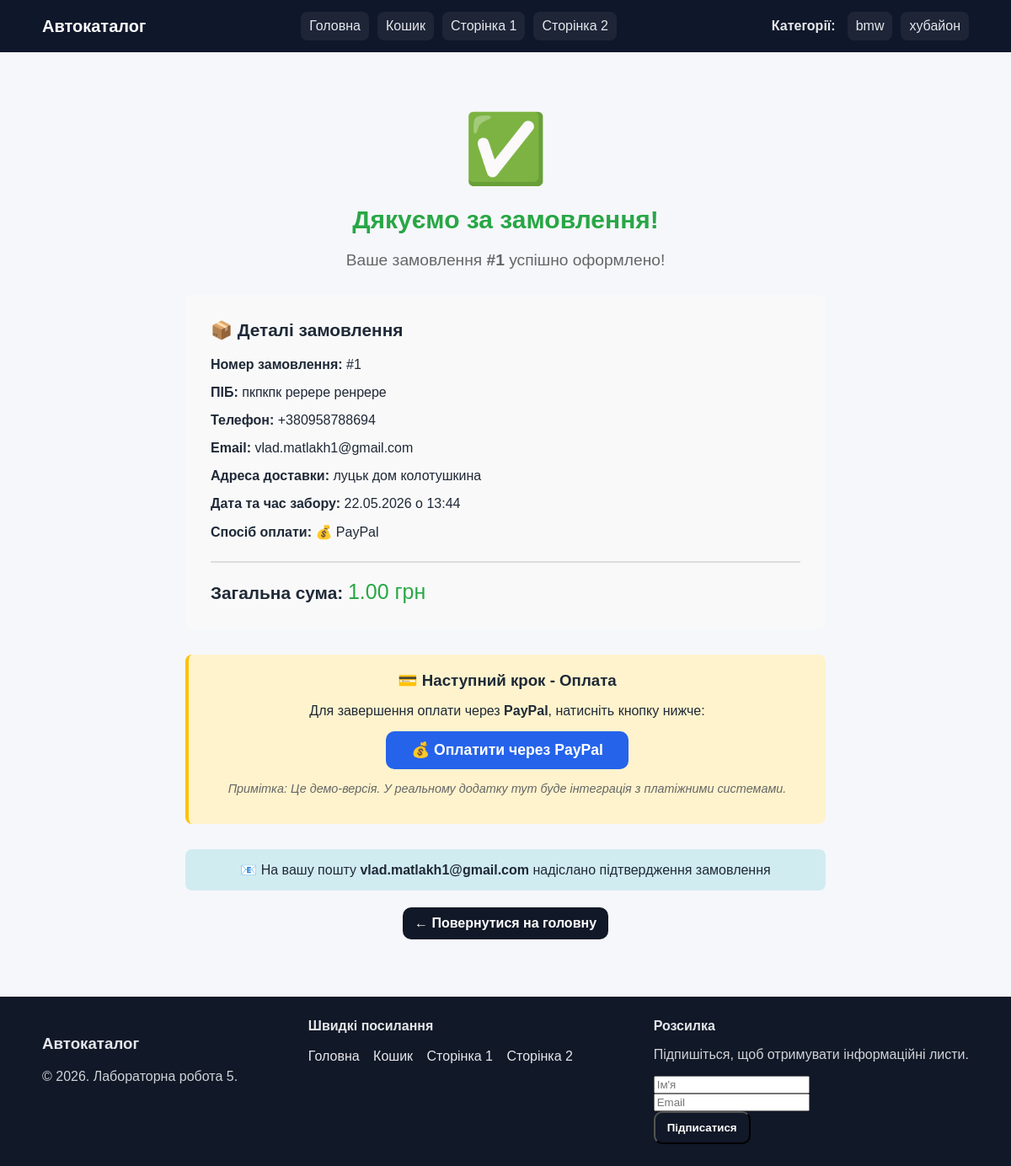
The page /order/success/1/ on the database its author committed.
### Car/models.py (models this page shows, shortened)
class Brand(models.Model):
    name = models.CharField(max_length=100)
    created_at = models.DateTimeField(auto_now_add=True)
    updated_at = models.DateTimeField(auto_now=True)

class Order(models.Model):
    PAYMENT_METHOD_CHOICES = [
        ('paypal', 'PayPal'),
        ('card', 'Банківська картка'),
    ]
    STATUS_CHOICES = [
        ('pending', 'Очікує оплати'),
        ('paid', 'Оплачено'),
        ('processing', 'В обробці'),
        ('delivered', 'Доставлено'),
        ('cancelled', 'Скасовано'),
    ]
    full_name = models.CharField(max_length=200, verbose_name="Повне ім'я")
    phone = models.CharField(max_length=20, verbose_name="Номер телефону")
    email = models.EmailField(verbose_name="Email")
    delivery_address = models.TextField(verbose_name="Адреса доставки")
    delivery_date = models.DateField(verbose_name="Дата доставки")
    delivery_time = models.TimeField(verbose_name="Час доставки")
    payment_method = models.CharField(
        max_length=10,
        choices=PAYMENT_METHOD_CHOICES,
        verbose_name="Спосіб оплати"
    )
    total_price = models.DecimalField(max_digits=10, decimal_places=2, verbose_name="Загальна сума")
    cart_data = models.JSONField(verbose_name="Дані кошика")  # Зберігаємо інформацію про товари
    status = models.CharField(
        max_length=20,
        choices=STATUS_CHOICES,
        default='pending',
        verbose_name="Статус"
    )
    notes = models.TextField(blank=True, verbose_name="Додаткові примітки")
    created_at = models.DateTimeField(auto_now_add=True)
    updated_at = models.DateTimeField(auto_now=True)
    class Meta:
        ordering = ['-created_at']
        verbose_name = "Замовлення"
        verbose_name_plural = "Замовлення"

### Car/views.py (the view)
# urls.py: path('order/success/<int:order_id>/', views.order_success, name='order_success'),
def order_success(request, order_id: int):
    brands = _get_brands()
    order = get_object_or_404(Order, pk=order_id)
    return render(
        request,
        "Car/order_success.html",
        {
            "brands": brands,
            "order": order,
        },
    )

### Car/views.py (called while the page is built)
def _get_brands():
    return Brand.objects.all()

### Car/templates/Car/order_success.html (shortened to what this page needs)
{% extends 'base.html' %}
{% block content %}
<div style="max-width: 800px; margin: 0 auto; text-align: center; padding: 40px 20px;">
    <div style="font-size: 80px; margin-bottom: 20px;">✅</div>
    <h1 class="page-title" style="color: #28a745;">Дякуємо за замовлення!</h1>
    <p style="font-size: 1.2em; margin-bottom: 30px; color: #666;">
        Ваше замовлення <b>#{{ order.pk }}</b> успішно оформлено!
    </p>
    <div style="background: #f9f9f9; padding: 30px; border-radius: 8px; text-align: left; margin-bottom: 30px;">
        <h2 style="margin-top: 0; margin-bottom: 20px; font-size: 1.3em;">📦 Деталі замовлення</h2>
        <div style="margin-bottom: 15px;">
            <strong>Номер замовлення:</strong> #{{ order.pk }}
        </div>
        <div style="margin-bottom: 15px;">
            <strong>ПІБ:</strong> {{ order.full_name }}
        </div>
        <div style="margin-bottom: 15px;">
            <strong>Телефон:</strong> {{ order.phone }}
        </div>
        <div style="margin-bottom: 15px;">
            <strong>Email:</strong> {{ order.email }}
        </div>
        <div style="margin-bottom: 15px;">
            <strong>Адреса доставки:</strong> {{ order.delivery_address }}
        </div>
        <div style="margin-bottom: 15px;">
            <strong>Дата та час забору:</strong> {{ order.delivery_date|date:"d.m.Y" }} о {{ order.delivery_time|time:"H:i" }}
        </div>
        <div style="margin-bottom: 15px;">
            <strong>Спосіб оплати:</strong>
            {% if order.payment_method == 'paypal' %}
                💰 PayPal
            {% else %}
                💳 Банківська картка
            {% endif %}
        </div>
        <div style="margin-top: 25px; padding-top: 20px; border-top: 2px solid #ddd;">
            <div style="font-size: 1.3em;">
                <strong>Загальна сума:</strong> <span style="color: #28a745; font-size: 1.2em;">{{ order.total_price }} грн</span>
            </div>
        </div>
    </div>
    <div style="background: #fff3cd; padding: 20px; border-radius: 8px; border-left: 4px solid #ffc107; margin-bottom: 30px;">
        <h3 style="margin-top: 0; margin-bottom: 10px;">💳 Наступний крок - Оплата</h3>
        <p style="margin-bottom: 15px;">
            {% if order.payment_method == 'paypal' %}
                Для завершення оплати через <b>PayPal</b>, натисніть кнопку нижче:
            {% else %}
                Для завершення оплати <b>банківською карткою</b>, натисніть кнопку нижче:
            {% endif %}
        </p>
        {% if order.payment_method == 'paypal' %}
            <a href="#" class="btn btn-primary" style="font-size: 1.1em; padding: 12px 30px; text-decoration: none; display: inline-block;">
                💰 Оплатити через PayPal
            </a>
        {% else %}
            <a href="#" class="btn btn-primary" style="font-size: 1.1em; padding: 12px 30px; text-decoration: none; display: inline-block;">
                💳 Оплатити карткою
            </a>
        {% endif %}
        <p style="margin-top: 15px; font-size: 0.9em; color: #666;">
            <i>Примітка: Це демо-версія. У реальному додатку тут буде інтеграція з платіжними системами.</i>
        </p>
    </div>
    <div style="background: #d1ecf1; padding: 15px; border-radius: 8px; margin-bottom: 20px;">
        📧 На вашу пошту <b>{{ order.email }}</b> надіслано підтвердження замовлення
    </div>
    <a href="{% url 'home' %}" class="btn btn-secondary" style="text-decoration: none; display: inline-block;">
        ← Повернутися на головну
    </a>
</div>
{% endblock %}

### templates/base.html (shortened to what this page needs)
<!DOCTYPE html>
<html lang="uk">
    <head>
        {% load static %}
        <link rel="stylesheet" href="{% static 'Car/styles.css' %}">
    </head>
    <body>
        <header class="site-header">
            <div class="container header-inner">
                <a class="site-logo" href="{% url 'home' %}">Автокаталог</a>
                <nav class="site-nav" aria-label="Головне меню">
                    <a class="nav-link" href="{% url 'home' %}">Головна</a>
                    <a class="nav-link" href="{% url 'cart' %}">Кошик</a>
                    <a class="nav-link" href="{% url 'page1' %}">Сторінка 1</a>
                    <a class="nav-link" href="{% url 'page2' %}">Сторінка 2</a>
                </nav>
                <nav class="site-categories" aria-label="Категорії">
                    <span class="categories-title">Категорії:</span>
                    {% for brand in brands %}
                        <a class="category-link" href="{% url 'category' brand.id %}">
                            {{ brand.name }}
                        </a>
                    {% endfor %}
                </nav>
            </div>
        </header>
        <main class="container site-main">
            {% block content %}
            {% endblock %}
        </main>
        <footer class="site-footer">
            <div class="container footer-inner">
                <div class="footer-col">
                    <h3>Автокаталог</h3>
                    <p class="muted">© 2026. Лабораторна робота 5.</p>
                </div>
                <div class="footer-col">
                    <h4 class="footer-title">Швидкі посилання</h4>
                    <a class="footer-link" href="{% url 'home' %}">Головна</a>
                    <a class="footer-link" href="{% url 'cart' %}">Кошик</a>
                    <a class="footer-link" href="{% url 'page1' %}">Сторінка 1</a>
                    <a class="footer-link" href="{% url 'page2' %}">Сторінка 2</a>
                </div>
                <div class="footer-col">
                    <h4 class="footer-title">Розсилка</h4>
                    <p class="muted">Підпишіться, щоб отримувати інформаційні листи.</p>
                    <form method="post" action="{% url 'subscribe' %}">
                        <div class="form-row">
                            <input type="text" name="name" placeholder="Ім'я" />
                        </div>
                        <div class="form-row">
                            <input type="email" name="email" placeholder="Email" required />
                        </div>
                        <button type="submit" class="btn btn-secondary">Підписатися</button>
                    </form>
                </div>
            </div>
        </footer>
    </body>
</html>

### Car/static/Car/styles.css (style rules this page uses)
* { box-sizing: border-box; }
body { margin: 0; font-family: Arial, Helvetica, sans-serif; background: #f6f7fb; color: #1f2937; min-height: 100vh; display: flex; flex-direction: column; }
.container { width: min(1100px, 92%); margin: 0 auto; }
.site-header { background: #0f172a; color: #ffffff; }
.header-inner { display: flex; align-items: center; justify-content: space-between; padding: 14px 0; gap: 16px; flex-wrap: wrap; }
.site-logo { color: #ffffff; text-decoration: none; font-weight: 700; font-size: 20px; }
.site-nav, .site-categories { display: flex; flex-wrap: wrap; gap: 10px; align-items: center; }
.categories-title { opacity: 0.9; font-weight: 600; margin-right: 4px; }
.nav-link, .category-link { color: #e5e7eb; text-decoration: none; padding: 8px 10px; border-radius: 8px; background: rgba(255, 255, 255, 0.06); }
.site-main { padding: 28px 0; flex: 1; }
.page-title { margin-top: 0; font-size: 30px; }
.btn { display: inline-block; padding: 10px 14px; border-radius: 10px; background: #2563eb; color: white; text-decoration: none; font-weight: 600; }
.btn-secondary { background: #111827; }
.site-footer { background: #111827; color: #e5e7eb; padding: 26px 0; margin-top: auto; }
.footer-inner { display: flex; justify-content: space-between; gap: 16px; flex-wrap: wrap; }
.footer-title { margin: 0 0 10px 0; }
.footer-col a { display: inline-block; color: #e5e7eb; text-decoration: none; margin-right: 12px; margin-top: 8px; }
.muted { opacity: 0.9; }

### rows shown on the page
Brand: name "bmw"
Brand: name "хубайон"
Order: pk "1", full_name "пкпкпк ререре ренрере", phone "+380958788694", email "vlad.matlakh1@gmail.com", delivery_address "луцьк дом колотушкина", delivery_date "22.05.2026", delivery_time "13:44", total_price "1.00"
